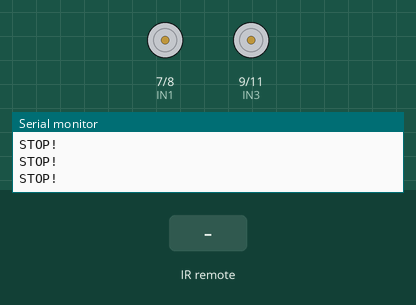
This sketch was run on a simulated Arduino Uno, built with avr-gcc and run on an emulated ATmega328P. On the bench: motor-driver pin pairs drawn as motors (green arrow = first pin HIGH = forward, orange = second pin HIGH = backward, longer = more drive, scaled by the enable pin), the last lines printed to the serial monitor. The test bench sets the inputs (shaded band).

Above: at 1.2 s.
1.3 s: infrared code 0xFF629D received
At 1.7 s:
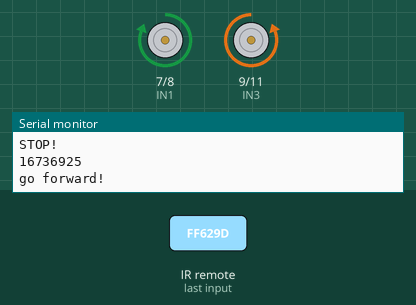
3.3 s: infrared code 0xFFA857 received
At 3.6 s:
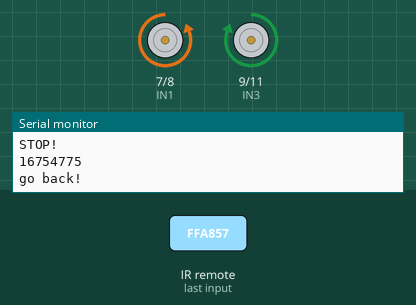
5.3 s: infrared code 0xFF22DD received
At 5.7 s:
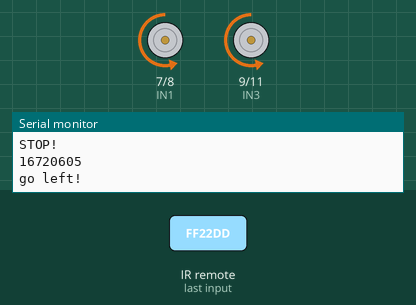
7.3 s: infrared code 0xFFC23D received
At 7.7 s:
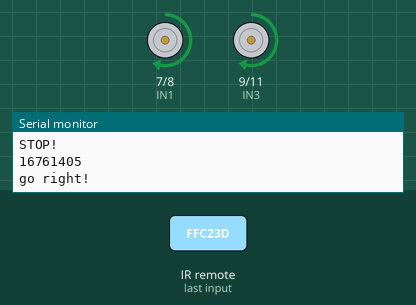
9.3 s: infrared code 0x511DBB received
At 10.9 s:
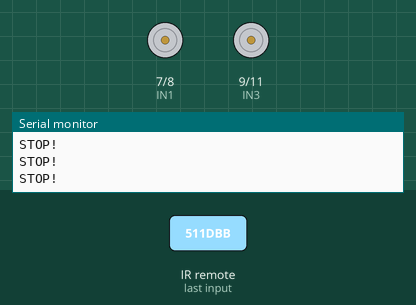
11.3 s: infrared code 0xA3C8EDDB received
At 11.55 s:
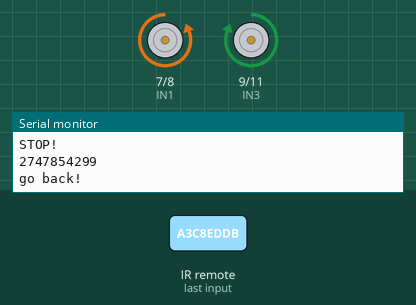
Timing chart, 0 to 14.3 s (numbered marks = the images above; inputs shaded):
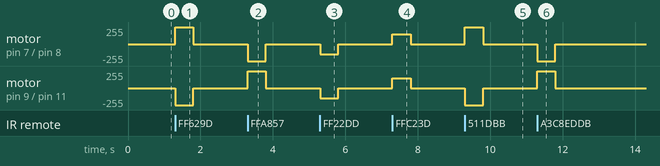

The sketch:

Infrared_remote_control_car.ino
```cpp
//www.elegoo.com

#include <IRremote.h>

////////// IR REMOTE CODES //////////
#define F 16736925	// FORWARD
#define B 16754775	// BACK
#define L 16720605	// LEFT
#define R 16761405	// RIGHT
#define S 16712445	// STOP
#define UNKNOWN_F 5316027		  // FORWARD
#define UNKNOWN_B 2747854299	// BACK
#define UNKNOWN_L 1386468383	// LEFT
#define UNKNOWN_R 553536955		// RIGHT
#define UNKNOWN_S 3622325019	// STOP

#define RECV_PIN  12

/*define channel enable output pins*/
#define ENA 5	  // Left  wheel speed
#define ENB 6	  // Right wheel speed
/*define logic control output pins*/
#define IN1 7	  // Left  wheel forward
#define IN2 8	  // Left  wheel reverse
#define IN3 9	  // Right wheel reverse
#define IN4 11	// Right wheel forward
#define carSpeed 150	// initial speed of car >=0 to <=255

IRrecv irrecv(RECV_PIN);
decode_results results;
unsigned long val;
unsigned long preMillis;

/**
 * BEGIN DEFINE FUNCTIONS
 */

 void forward(){
  digitalWrite(ENA,HIGH);
  digitalWrite(ENB,HIGH);
  digitalWrite(IN1,HIGH);
  digitalWrite(IN2,LOW);
  digitalWrite(IN3,LOW);
  digitalWrite(IN4,HIGH);
  Serial.println("go forward!");
}
void back(){
  digitalWrite(ENA,HIGH);
  digitalWrite(ENB,HIGH);
  digitalWrite(IN1,LOW);
  digitalWrite(IN2,HIGH);
  digitalWrite(IN3,HIGH);
  digitalWrite(IN4,LOW);
  Serial.println("go back!");
}
void left(){
  analogWrite(ENA,carSpeed);
  analogWrite(ENB,carSpeed);
  digitalWrite(IN1,LOW);
  digitalWrite(IN2,HIGH);
  digitalWrite(IN3,LOW);
  digitalWrite(IN4,HIGH);
  Serial.println("go left!");
}
void right(){
  analogWrite(ENA,carSpeed);
  analogWrite(ENB,carSpeed);
  digitalWrite(IN1,HIGH);
  digitalWrite(IN2,LOW);
  digitalWrite(IN3,HIGH);
  digitalWrite(IN4,LOW);
  Serial.println("go right!");
}
void stop(){
  digitalWrite(ENA, LOW);
  digitalWrite(ENB, LOW);
  Serial.println("STOP!");
}

void setup() {
  Serial.begin(9600);
  pinMode(IN1,OUTPUT);
  pinMode(IN2,OUTPUT);
  pinMode(IN3,OUTPUT);
  pinMode(IN4,OUTPUT);
  pinMode(ENA,OUTPUT);
  pinMode(ENB,OUTPUT);
  stop();
  irrecv.enableIRIn();
}

void loop() {
  if (irrecv.decode(&results)){
    preMillis = millis();
    val = results.value;
    Serial.println(val);
    irrecv.resume();
    switch(val){
      case F:
      case UNKNOWN_F: forward(); break;
      case B:
      case UNKNOWN_B: back(); break;
      case L:
      case UNKNOWN_L: left(); break;
      case R:
      case UNKNOWN_R: right();break;
      case S:
      case UNKNOWN_S: stop(); break;
      default: break;
    }
  }
  else{
    if(millis() - preMillis > 500){
      stop();
      preMillis = millis();
    }
  }
}
```

Measured:
- after the input at 1.3 s, motor on pin 7 (IN1) / pin 8 (IN2): stopped → forward 255/255 at once, → stopped 0.50 s later; motor on pin 9 (IN3) / pin 11 (IN4): stopped → backward 255/255 at once, → stopped 0.50 s later
- after the input at 3.3 s, motor on pin 7 (IN1) / pin 8 (IN2): stopped → backward 255/255 at once, → stopped 0.50 s later; motor on pin 9 (IN3) / pin 11 (IN4): stopped → forward 255/255 at once, → stopped 0.50 s later
- after the input at 5.3 s, motor on pin 7 (IN1) / pin 8 (IN2), motor on pin 9 (IN3) / pin 11 (IN4): stopped → backward 150/255 at once, → stopped 0.50 s later
- after the input at 7.3 s, motor on pin 7 (IN1) / pin 8 (IN2), motor on pin 9 (IN3) / pin 11 (IN4): stopped → forward 150/255 at once, → stopped 0.50 s later
- after the input at 9.3 s, motor on pin 7 (IN1) / pin 8 (IN2): stopped → forward 255/255 at once, → stopped 0.50 s later; motor on pin 9 (IN3) / pin 11 (IN4): stopped → backward 255/255 at once, → stopped 0.50 s later
- after the input at 11.3 s, motor on pin 7 (IN1) / pin 8 (IN2): stopped → backward 255/255 at once, → stopped 0.50 s later; motor on pin 9 (IN3) / pin 11 (IN4): stopped → forward 255/255 at once, → stopped 0.50 s later
